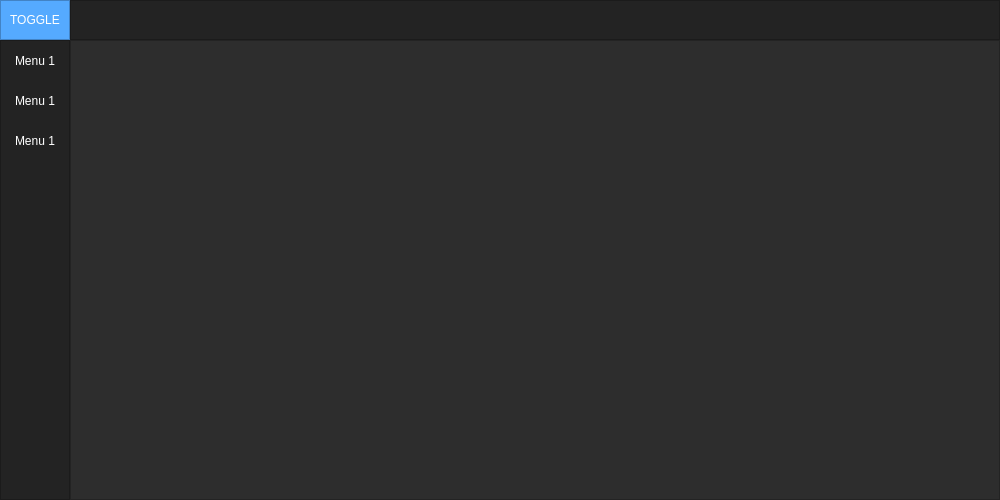
<?xml version="1.0" encoding="UTF-8"?>
<ui version="4.0">
 <class>MainWindow</class>
 <widget class="QMainWindow" name="MainWindow">
  <property name="geometry">
   <rect>
    <x>0</x>
    <y>0</y>
    <width>1000</width>
    <height>500</height>
   </rect>
  </property>
  <property name="minimumSize">
   <size>
    <width>1000</width>
    <height>500</height>
   </size>
  </property>
  <property name="windowTitle">
   <string>MainWindow</string>
  </property>
  <property name="styleSheet">
   <string notr="true">background-color: rgb(45, 45, 45);</string>
  </property>
  <widget class="QWidget" name="centralwidget">
   <layout class="QVBoxLayout" name="verticalLayout">
    <property name="spacing">
     <number>0</number>
    </property>
    <property name="leftMargin">
     <number>0</number>
    </property>
    <property name="topMargin">
     <number>0</number>
    </property>
    <property name="rightMargin">
     <number>0</number>
    </property>
    <property name="bottomMargin">
     <number>0</number>
    </property>
    <item>
     <widget class="QFrame" name="Top_Bar">
      <property name="maximumSize">
       <size>
        <width>16777215</width>
        <height>40</height>
       </size>
      </property>
      <property name="styleSheet">
       <string notr="true">background-color: rgb(35, 35, 35);</string>
      </property>
      <property name="frameShape">
       <enum>QFrame::NoFrame</enum>
      </property>
      <property name="frameShadow">
       <enum>QFrame::Raised</enum>
      </property>
      <layout class="QHBoxLayout" name="horizontalLayout">
       <property name="spacing">
        <number>0</number>
       </property>
       <property name="leftMargin">
        <number>0</number>
       </property>
       <property name="topMargin">
        <number>0</number>
       </property>
       <property name="rightMargin">
        <number>0</number>
       </property>
       <property name="bottomMargin">
        <number>0</number>
       </property>
       <item>
        <widget class="QFrame" name="frame_toggle">
         <property name="maximumSize">
          <size>
           <width>70</width>
           <height>40</height>
          </size>
         </property>
         <property name="styleSheet">
          <string notr="true">background-color: rgb(85, 170, 255);</string>
         </property>
         <property name="frameShape">
          <enum>QFrame::StyledPanel</enum>
         </property>
         <property name="frameShadow">
          <enum>QFrame::Raised</enum>
         </property>
         <layout class="QVBoxLayout" name="verticalLayout_2">
          <property name="spacing">
           <number>0</number>
          </property>
          <property name="leftMargin">
           <number>0</number>
          </property>
          <property name="topMargin">
           <number>0</number>
          </property>
          <property name="rightMargin">
           <number>0</number>
          </property>
          <property name="bottomMargin">
           <number>0</number>
          </property>
          <item>
           <widget class="QPushButton" name="Btn_Toggle">
            <property name="sizePolicy">
             <sizepolicy hsizetype="Expanding" vsizetype="Expanding">
              <horstretch>0</horstretch>
              <verstretch>0</verstretch>
             </sizepolicy>
            </property>
            <property name="styleSheet">
             <string notr="true">color: rgb(255, 255, 255);
border: 0px solid;</string>
            </property>
            <property name="text">
             <string>TOGGLE</string>
            </property>
           </widget>
          </item>
         </layout>
        </widget>
       </item>
       <item>
        <widget class="QFrame" name="frame_top">
         <property name="frameShape">
          <enum>QFrame::StyledPanel</enum>
         </property>
         <property name="frameShadow">
          <enum>QFrame::Raised</enum>
         </property>
        </widget>
       </item>
      </layout>
     </widget>
    </item>
    <item>
     <widget class="QFrame" name="Content">
      <property name="frameShape">
       <enum>QFrame::NoFrame</enum>
      </property>
      <property name="frameShadow">
       <enum>QFrame::Raised</enum>
      </property>
      <layout class="QHBoxLayout" name="horizontalLayout_2">
       <property name="spacing">
        <number>0</number>
       </property>
       <property name="leftMargin">
        <number>0</number>
       </property>
       <property name="topMargin">
        <number>0</number>
       </property>
       <property name="rightMargin">
        <number>0</number>
       </property>
       <property name="bottomMargin">
        <number>0</number>
       </property>
       <item>
        <widget class="QFrame" name="frame_left_menu">
         <property name="minimumSize">
          <size>
           <width>70</width>
           <height>0</height>
          </size>
         </property>
         <property name="maximumSize">
          <size>
           <width>70</width>
           <height>16777215</height>
          </size>
         </property>
         <property name="styleSheet">
          <string notr="true">background-color: rgb(35, 35, 35);</string>
         </property>
         <property name="frameShape">
          <enum>QFrame::StyledPanel</enum>
         </property>
         <property name="frameShadow">
          <enum>QFrame::Raised</enum>
         </property>
         <layout class="QVBoxLayout" name="verticalLayout_3">
          <property name="leftMargin">
           <number>0</number>
          </property>
          <property name="topMargin">
           <number>0</number>
          </property>
          <property name="rightMargin">
           <number>0</number>
          </property>
          <property name="bottomMargin">
           <number>0</number>
          </property>
          <item alignment="Qt::AlignTop">
           <widget class="QFrame" name="frame_top_menus">
            <property name="frameShape">
             <enum>QFrame::NoFrame</enum>
            </property>
            <property name="frameShadow">
             <enum>QFrame::Raised</enum>
            </property>
            <layout class="QVBoxLayout" name="verticalLayout_4">
             <property name="spacing">
              <number>0</number>
             </property>
             <property name="leftMargin">
              <number>0</number>
             </property>
             <property name="topMargin">
              <number>0</number>
             </property>
             <property name="rightMargin">
              <number>0</number>
             </property>
             <property name="bottomMargin">
              <number>0</number>
             </property>
             <item>
              <widget class="QPushButton" name="Btn_Menu_3">
               <property name="minimumSize">
                <size>
                 <width>0</width>
                 <height>40</height>
                </size>
               </property>
               <property name="styleSheet">
                <string notr="true">QPushButton {
	color: rgb(255, 255, 255);
	background-color: rgb(35, 35, 35);
	border: 0px solid;
}
QPushButton:hover {
	background-color: rgb(85, 170, 255);
}</string>
               </property>
               <property name="text">
                <string>Menu 1</string>
               </property>
              </widget>
             </item>
             <item>
              <widget class="QPushButton" name="Btn_Menu_2">
               <property name="minimumSize">
                <size>
                 <width>0</width>
                 <height>40</height>
                </size>
               </property>
               <property name="styleSheet">
                <string notr="true">QPushButton {
	color: rgb(255, 255, 255);
	background-color: rgb(35, 35, 35);
	border: 0px solid;
}
QPushButton:hover {
	background-color: rgb(85, 170, 255);
}</string>
               </property>
               <property name="text">
                <string>Menu 1</string>
               </property>
              </widget>
             </item>
             <item>
              <widget class="QPushButton" name="Btn_Menu_1">
               <property name="minimumSize">
                <size>
                 <width>0</width>
                 <height>40</height>
                </size>
               </property>
               <property name="styleSheet">
                <string notr="true">QPushButton {
	color: rgb(255, 255, 255);
	background-color: rgb(35, 35, 35);
	border: 0px solid;
}
QPushButton:hover {
	background-color: rgb(85, 170, 255);
}</string>
               </property>
               <property name="text">
                <string>Menu 1</string>
               </property>
              </widget>
             </item>
            </layout>
           </widget>
          </item>
         </layout>
        </widget>
       </item>
       <item>
        <widget class="QFrame" name="frame_pages">
         <property name="frameShape">
          <enum>QFrame::StyledPanel</enum>
         </property>
         <property name="frameShadow">
          <enum>QFrame::Raised</enum>
         </property>
         <layout class="QVBoxLayout" name="verticalLayout_5">
          <item>
           <widget class="QStackedWidget" name="Pages_Widget">
            <widget class="QWidget" name="page"/>
            <widget class="QWidget" name="page_2"/>
           </widget>
          </item>
         </layout>
        </widget>
       </item>
      </layout>
     </widget>
    </item>
   </layout>
  </widget>
 </widget>
 <resources/>
 <connections/>
</ui>
